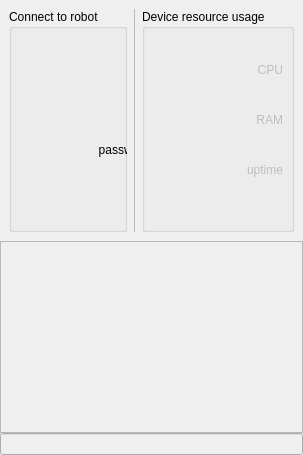
         <widget class="QWidget" name="robotTab">
          <attribute name="title">
           <string>Robot settings</string>
          </attribute>
          <layout class="QVBoxLayout" name="verticalLayout_2">
           <property name="spacing">
            <number>0</number>
           </property>
           <property name="leftMargin">
            <number>0</number>
           </property>
           <property name="topMargin">
            <number>0</number>
           </property>
           <property name="rightMargin">
            <number>0</number>
           </property>
           <property name="bottomMargin">
            <number>0</number>
           </property>
           <item>
            <widget class="QWidget" name="robotTabTop" native="true">
             <property name="minimumSize">
              <size>
               <width>0</width>
               <height>241</height>
              </size>
             </property>
             <property name="maximumSize">
              <size>
               <width>9999</width>
               <height>241</height>
              </size>
             </property>
             <layout class="QHBoxLayout" name="horizontalLayout_4">
              <item>
               <widget class="QGroupBox" name="robConGroupBox">
                <property name="enabled">
                 <bool>true</bool>
                </property>
                <property name="title">
                 <string>Connect to robot</string>
                </property>
                <widget class="QLabel" name="robConIpLabel">
                 <property name="geometry">
                  <rect>
                   <x>80</x>
                   <y>50</y>
                   <width>61</width>
                   <height>21</height>
                  </rect>
                 </property>
                 <property name="layoutDirection">
                  <enum>Qt::LeftToRight</enum>
                 </property>
                 <property name="text">
                  <string>ip</string>
                 </property>
                 <property name="alignment">
                  <set>Qt::AlignRight|Qt::AlignTrailing|Qt::AlignVCenter</set>
                 </property>
                </widget>
                <widget class="QLineEdit" name="robConPassInp">
                 <property name="geometry">
                  <rect>
                   <x>170</x>
                   <y>130</y>
                   <width>113</width>
                   <height>22</height>
                  </rect>
                 </property>
                 <property name="text">
                  <string>nao</string>
                 </property>
                 <property name="clearButtonEnabled">
                  <bool>true</bool>
                 </property>
                </widget>
                <widget class="QPushButton" name="robConConnectButton">
                 <property name="enabled">
                  <bool>true</bool>
                 </property>
                 <property name="geometry">
                  <rect>
                   <x>130</x>
                   <y>170</y>
                   <width>120</width>
                   <height>31</height>
                  </rect>
                 </property>
                 <property name="text">
                  <string>Connect</string>
                 </property>
                </widget>
                <widget class="QLineEdit" name="robConIpInp">
                 <property name="geometry">
                  <rect>
                   <x>170</x>
                   <y>50</y>
                   <width>113</width>
                   <height>22</height>
                  </rect>
                 </property>
                 <property name="inputMethodHints">
                  <set>Qt::ImhDigitsOnly</set>
                 </property>
                 <property name="text">
                  <string>192.168.252.65</string>
                 </property>
                 <property name="clearButtonEnabled">
                  <bool>true</bool>
                 </property>
                </widget>
                <widget class="QLineEdit" name="robConUserInp">
                 <property name="geometry">
                  <rect>
                   <x>170</x>
                   <y>90</y>
                   <width>113</width>
                   <height>22</height>
                  </rect>
                 </property>
                 <property name="text">
                  <string>nao</string>
                 </property>
                 <property name="clearButtonEnabled">
                  <bool>true</bool>
                 </property>
                </widget>
                <widget class="QLabel" name="robConPassLabel">
                 <property name="geometry">
                  <rect>
                   <x>80</x>
                   <y>130</y>
                   <width>61</width>
                   <height>21</height>
                  </rect>
                 </property>
                 <property name="text">
                  <string>password</string>
                 </property>
                 <property name="alignment">
                  <set>Qt::AlignRight|Qt::AlignTrailing|Qt::AlignVCenter</set>
                 </property>
                </widget>
                <widget class="QLabel" name="robConUserLabel">
                 <property name="geometry">
                  <rect>
                   <x>80</x>
                   <y>90</y>
                   <width>61</width>
                   <height>21</height>
                  </rect>
                 </property>
                 <property name="text">
                  <string>user</string>
                 </property>
                 <property name="alignment">
                  <set>Qt::AlignRight|Qt::AlignTrailing|Qt::AlignVCenter</set>
                 </property>
                </widget>
                <widget class="QLineEdit" name="robConStatusOut">
                 <property name="geometry">
                  <rect>
                   <x>250</x>
                   <y>170</y>
                   <width>128</width>
                   <height>30</height>
                  </rect>
                 </property>
                 <property name="font">
                  <font>
                   <pointsize>12</pointsize>
                  </font>
                 </property>
                 <property name="frame">
                  <bool>false</bool>
                 </property>
                 <property name="readOnly">
                  <bool>true</bool>
                 </property>
                 <property name="clearButtonEnabled">
                  <bool>false</bool>
                 </property>
                </widget>
               </widget>
              </item>
              <item>
               <widget class="Line" name="line">
                <property name="frameShadow">
                 <enum>QFrame::Raised</enum>
                </property>
                <property name="lineWidth">
                 <number>0</number>
                </property>
                <property name="midLineWidth">
                 <number>1</number>
                </property>
                <property name="orientation">
                 <enum>Qt::Vertical</enum>
                </property>
               </widget>
              </item>
              <item>
               <widget class="QGroupBox" name="robSysGroupBox">
                <property name="enabled">
                 <bool>true</bool>
                </property>
                <property name="title">
                 <string>Device resource usage</string>
                </property>
                <widget class="QLineEdit" name="robSysCpuOut">
                 <property name="enabled">
                  <bool>false</bool>
                 </property>
                 <property name="geometry">
                  <rect>
                   <x>160</x>
                   <y>50</y>
                   <width>113</width>
                   <height>22</height>
                  </rect>
                 </property>
                 <property name="font">
                  <font>
                   <family>Consolas</family>
                  </font>
                 </property>
                 <property name="inputMethodHints">
                  <set>Qt::ImhNone</set>
                 </property>
                 <property name="text">
                  <string>0%</string>
                 </property>
                 <property name="frame">
                  <bool>false</bool>
                 </property>
                 <property name="alignment">
                  <set>Qt::AlignLeading|Qt::AlignLeft|Qt::AlignVCenter</set>
                 </property>
                 <property name="dragEnabled">
                  <bool>false</bool>
                 </property>
                 <property name="readOnly">
                  <bool>true</bool>
                 </property>
                </widget>
                <widget class="QLabel" name="robSysUptimeLabel">
                 <property name="enabled">
                  <bool>false</bool>
                 </property>
                 <property name="geometry">
                  <rect>
                   <x>50</x>
                   <y>150</y>
                   <width>91</width>
                   <height>21</height>
                  </rect>
                 </property>
                 <property name="text">
                  <string>uptime</string>
                 </property>
                 <property name="alignment">
                  <set>Qt::AlignRight|Qt::AlignTrailing|Qt::AlignVCenter</set>
                 </property>
                </widget>
                <widget class="QLineEdit" name="robSysUptimeOut">
                 <property name="enabled">
                  <bool>false</bool>
                 </property>
                 <property name="geometry">
                  <rect>
                   <x>160</x>
                   <y>150</y>
                   <width>113</width>
                   <height>22</height>
                  </rect>
                 </property>
                 <property name="font">
                  <font>
                   <family>Consolas</family>
                  </font>
                 </property>
                 <property name="inputMethodHints">
                  <set>Qt::ImhNone</set>
                 </property>
                 <property name="text">
                  <string>12d:5h:23m:11s</string>
                 </property>
                 <property name="frame">
                  <bool>false</bool>
                 </property>
                 <property name="alignment">
                  <set>Qt::AlignLeading|Qt::AlignLeft|Qt::AlignVCenter</set>
                 </property>
                 <property name="dragEnabled">
                  <bool>false</bool>
                 </property>
                 <property name="readOnly">
                  <bool>true</bool>
                 </property>
                </widget>
                <widget class="QLabel" name="robSysRamLabel">
                 <property name="enabled">
                  <bool>false</bool>
                 </property>
                 <property name="geometry">
                  <rect>
                   <x>80</x>
                   <y>100</y>
                   <width>61</width>
                   <height>21</height>
                  </rect>
                 </property>
                 <property name="text">
                  <string>RAM</string>
                 </property>
                 <property name="alignment">
                  <set>Qt::AlignRight|Qt::AlignTrailing|Qt::AlignVCenter</set>
                 </property>
                </widget>
                <widget class="QLabel" name="robSysCpuLabel">
                 <property name="enabled">
                  <bool>false</bool>
                 </property>
                 <property name="geometry">
                  <rect>
                   <x>80</x>
                   <y>50</y>
                   <width>61</width>
                   <height>21</height>
                  </rect>
                 </property>
                 <property name="layoutDirection">
                  <enum>Qt::LeftToRight</enum>
                 </property>
                 <property name="text">
                  <string>CPU</string>
                 </property>
                 <property name="alignment">
                  <set>Qt::AlignRight|Qt::AlignTrailing|Qt::AlignVCenter</set>
                 </property>
                </widget>
                <widget class="QPushButton" name="robSysRebootButton">
                 <property name="enabled">
                  <bool>false</bool>
                 </property>
                 <property name="geometry">
                  <rect>
                   <x>270</x>
                   <y>150</y>
                   <width>60</width>
                   <height>20</height>
                  </rect>
                 </property>
                 <property name="text">
                  <string>REBOOT</string>
                 </property>
                 <property name="autoDefault">
                  <bool>false</bool>
                 </property>
                 <property name="flat">
                  <bool>true</bool>
                 </property>
                </widget>
                <widget class="QLineEdit" name="robSysRamOut">
                 <property name="enabled">
                  <bool>false</bool>
                 </property>
                 <property name="geometry">
                  <rect>
                   <x>160</x>
                   <y>100</y>
                   <width>161</width>
                   <height>22</height>
                  </rect>
                 </property>
                 <property name="font">
                  <font>
                   <family>Consolas</family>
                  </font>
                 </property>
                 <property name="inputMethodHints">
                  <set>Qt::ImhNone</set>
                 </property>
                 <property name="text">
                  <string>1669M/2048M</string>
                 </property>
                 <property name="frame">
                  <bool>false</bool>
                 </property>
                 <property name="alignment">
                  <set>Qt::AlignLeading|Qt::AlignLeft|Qt::AlignVCenter</set>
                 </property>
                 <property name="dragEnabled">
                  <bool>false</bool>
                 </property>
                 <property name="readOnly">
                  <bool>true</bool>
                 </property>
                </widget>
               </widget>
              </item>
             </layout>
            </widget>
           </item>
           <item>
            <widget class="QWidget" name="robotTabBot" native="true">
             <property name="enabled">
              <bool>true</bool>
             </property>
             <property name="minimumSize">
              <size>
               <width>0</width>
               <height>0</height>
              </size>
             </property>
             <property name="maximumSize">
              <size>
               <width>9999</width>
               <height>9999</height>
              </size>
             </property>
             <layout class="QVBoxLayout" name="verticalLayout_3">
              <property name="spacing">
               <number>0</number>
              </property>
              <property name="leftMargin">
               <number>0</number>
              </property>
              <property name="topMargin">
               <number>0</number>
              </property>
              <property name="rightMargin">
               <number>0</number>
              </property>
              <property name="bottomMargin">
               <number>0</number>
              </property>
              <item>
               <widget class="QTextEdit" name="robotTextOut">
                <property name="enabled">
                 <bool>false</bool>
                </property>
                <property name="font">
                 <font>
                  <family>Consolas</family>
                  <kerning>true</kerning>
                 </font>
                </property>
                <property name="frameShape">
                 <enum>QFrame::StyledPanel</enum>
                </property>
                <property name="frameShadow">
                 <enum>QFrame::Sunken</enum>
                </property>
                <property name="lineWidth">
                 <number>1</number>
                </property>
                <property name="readOnly">
                 <bool>true</bool>
                </property>
                <property name="html">
                 <string>&lt;!DOCTYPE HTML PUBLIC &quot;-//W3C//DTD HTML 4.0//EN&quot; &quot;http://www.w3.org/TR/REC-html40/strict.dtd&quot;&gt;
&lt;html&gt;&lt;head&gt;&lt;meta name=&quot;qrichtext&quot; content=&quot;1&quot; /&gt;&lt;meta charset=&quot;utf-8&quot; /&gt;&lt;style type=&quot;text/css&quot;&gt;
p, li { white-space: pre-wrap; }
&lt;/style&gt;&lt;/head&gt;&lt;body style=&quot; font-family:'Consolas'; font-size:9pt; font-weight:400; font-style:normal;&quot;&gt;
&lt;p style=&quot;-qt-paragraph-type:empty; margin-top:0px; margin-bottom:0px; margin-left:0px; margin-right:0px; -qt-block-indent:0; text-indent:0px;&quot;&gt;&lt;br /&gt;&lt;/p&gt;&lt;/body&gt;&lt;/html&gt;</string>
                </property>
                <property name="cursorWidth">
                 <number>1</number>
                </property>
               </widget>
              </item>
              <item>
               <widget class="QLineEdit" name="robotLineInp">
                <property name="enabled">
                 <bool>false</bool>
                </property>
                <property name="font">
                 <font>
                  <family>Consolas</family>
                  <kerning>true</kerning>
                 </font>
                </property>
                <property name="clearButtonEnabled">
                 <bool>true</bool>
                </property>
               </widget>
              </item>
             </layout>
            </widget>
           </item>
          </layout>
         </widget>
